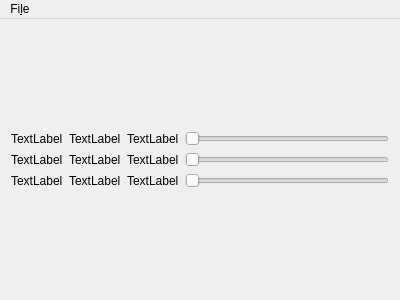
<?xml version="1.0" encoding="UTF-8"?>
<ui version="4.0">
 <class>MainWindow</class>
 <widget class="QMainWindow" name="MainWindow">
  <property name="geometry">
   <rect>
    <x>0</x>
    <y>0</y>
    <width>400</width>
    <height>300</height>
   </rect>
  </property>
  <property name="windowTitle">
   <string>MainWindow</string>
  </property>
  <widget class="QWidget" name="centralWidget">
   <property name="enabled">
    <bool>true</bool>
   </property>
   <property name="sizePolicy">
    <sizepolicy hsizetype="Preferred" vsizetype="Preferred">
     <horstretch>0</horstretch>
     <verstretch>0</verstretch>
    </sizepolicy>
   </property>
   <layout class="QVBoxLayout" name="verticalLayout_2">
    <item>
     <layout class="QGridLayout" name="gridLayout">
      <item row="0" column="0">
       <widget class="QLabel" name="eye_x">
        <property name="text">
         <string>TextLabel</string>
        </property>
       </widget>
      </item>
      <item row="0" column="1">
       <widget class="QLabel" name="eye_y">
        <property name="text">
         <string>TextLabel</string>
        </property>
       </widget>
      </item>
      <item row="0" column="4">
       <widget class="QSlider" name="red_slider">
        <property name="maximum">
         <number>255</number>
        </property>
        <property name="orientation">
         <enum>Qt::Horizontal</enum>
        </property>
       </widget>
      </item>
      <item row="1" column="4">
       <widget class="QSlider" name="green_slider">
        <property name="maximum">
         <number>255</number>
        </property>
        <property name="orientation">
         <enum>Qt::Horizontal</enum>
        </property>
       </widget>
      </item>
      <item row="2" column="4">
       <widget class="QSlider" name="blue_slider">
        <property name="maximum">
         <number>255</number>
        </property>
        <property name="orientation">
         <enum>Qt::Horizontal</enum>
        </property>
       </widget>
      </item>
      <item row="1" column="1">
       <widget class="QLabel" name="center_y">
        <property name="text">
         <string>TextLabel</string>
        </property>
       </widget>
      </item>
      <item row="0" column="2">
       <widget class="QLabel" name="eye_z">
        <property name="text">
         <string>TextLabel</string>
        </property>
       </widget>
      </item>
      <item row="1" column="2">
       <widget class="QLabel" name="center_z">
        <property name="text">
         <string>TextLabel</string>
        </property>
       </widget>
      </item>
      <item row="2" column="2">
       <widget class="QLabel" name="up_z">
        <property name="text">
         <string>TextLabel</string>
        </property>
       </widget>
      </item>
      <item row="2" column="1">
       <widget class="QLabel" name="up_y">
        <property name="text">
         <string>TextLabel</string>
        </property>
       </widget>
      </item>
      <item row="2" column="0">
       <widget class="QLabel" name="up_x">
        <property name="text">
         <string>TextLabel</string>
        </property>
       </widget>
      </item>
      <item row="1" column="0">
       <widget class="QLabel" name="center_x">
        <property name="text">
         <string>TextLabel</string>
        </property>
       </widget>
      </item>
     </layout>
    </item>
   </layout>
  </widget>
  <widget class="QMenuBar" name="menuBar">
   <property name="geometry">
    <rect>
     <x>0</x>
     <y>0</y>
     <width>400</width>
     <height>20</height>
    </rect>
   </property>
   <widget class="QMenu" name="fileMenu">
    <property name="title">
     <string>Fi&amp;le</string>
    </property>
    <addaction name="actionOpen"/>
    <addaction name="actionsave"/>
   </widget>
   <addaction name="fileMenu"/>
  </widget>
  <action name="actionOpen">
   <property name="text">
    <string>&amp;Open</string>
   </property>
  </action>
  <action name="actionsave">
   <property name="text">
    <string>&amp;save</string>
   </property>
  </action>
 </widget>
 <layoutdefault spacing="6" margin="11"/>
 <resources/>
 <connections/>
</ui>
